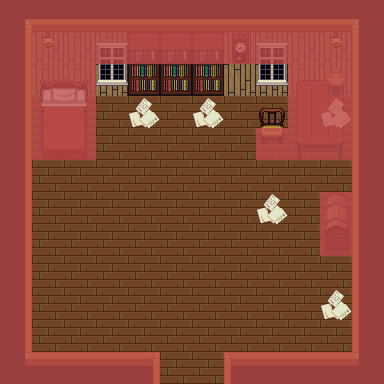

The image is a tile-based game level rendered from a .tmx file. Its description and complete source (layers, tilesets, objects, tile grids) follow:
An orthogonal 12x12 tile map with 32x32 px tiles, 4 tile layers (Tile Layer 1, interior, tops, red), 6 tilesets.

<map version="1.0" tiledversion="1.1.5" orientation="orthogonal" renderorder="right-down" width="12" height="12" tilewidth="32" tileheight="32" infinite="0" nextobjectid="1">
 <tileset firstgid="1" source="../assets/interior.tsx" />
 <tileset firstgid="257" source="../assets/victoria.tsx" />
 <tileset firstgid="312" source="../assets/house.tsx" />
 <tileset firstgid="375" source="../assets/Terrain.tsx" />
 <tileset firstgid="1399" source="../assets/inside.tsx" />
 <tileset firstgid="1499" source="../assets/castlefloors.tsx" />
 <layer name="Tile Layer 1" width="12" height="12">
  <data encoding="csv">
34,36,36,36,36,36,36,36,36,36,36,33,
21,49,49,49,49,49,49,49,49,49,49,19,
21,49,49,49,49,49,49,49,49,49,49,19,
21,1439,1439,1439,1439,1439,1439,1439,1439,1439,1439,19,
21,1439,1439,1439,1439,1439,1439,1439,1439,1439,1439,19,
21,1439,1439,1439,1439,1439,1439,1439,1439,1439,1439,19,
21,1439,1439,1439,1439,1439,1439,1439,1439,1439,1439,19,
21,1439,1439,1439,1439,1439,1439,1439,1439,1439,1439,19,
21,1439,1439,1439,1439,1439,1439,1439,1439,1439,1439,19,
21,1439,1439,1439,1439,1439,1439,1439,1439,1439,1439,19,
21,1439,1439,1439,1439,1439,1439,1439,1439,1439,1439,19,
18,4,4,4,5,1439,1439,3,4,4,4,17
</data>
 </layer>
 <layer name="interior" width="12" height="12">
  <data encoding="csv">
0,0,0,0,0,0,0,0,0,0,0,0,
0,27,0,320,98,98,98,163,320,0,27,0,
0,259,260,329,114,114,114,0,329,2147483910,2147483909,0,
0,270,271,0,0,0,0,0,274,2147483921,2147483920,0,
0,281,282,0,0,0,0,0,285,2147483932,2147483931,0,
0,0,0,0,0,0,0,0,0,0,0,0,
0,0,0,0,0,0,0,0,0,0,14,0,
0,0,0,0,0,0,0,0,0,0,30,0,
0,0,0,0,0,0,0,0,0,0,0,0,
0,0,0,0,0,0,0,0,0,0,0,0,
0,0,0,0,0,0,0,0,0,0,0,0,
0,0,0,0,0,0,0,0,0,0,0,0
</data>
 </layer>
 <layer name="tops" width="12" height="12">
  <data encoding="csv">
0,0,0,0,0,0,0,0,0,0,0,0,
0,0,0,0,0,0,0,0,0,0,0,0,
0,0,0,0,0,0,0,0,0,0,302,0,
0,0,0,0,42,0,42,0,0,0,42,0,
0,0,0,0,0,0,0,0,0,0,0,0,
0,0,0,0,0,0,0,0,0,0,0,0,
0,0,0,0,0,0,0,0,42,0,0,0,
0,0,0,0,0,0,0,0,0,0,0,0,
0,0,0,0,0,0,0,0,0,0,0,0,
0,0,0,0,0,0,0,0,0,0,42,0,
0,0,0,0,0,0,0,0,0,0,0,0,
0,0,0,0,0,0,0,0,0,0,0,0
</data>
 </layer>
 <layer name="red" width="12" height="12" opacity="0.8">
  <data encoding="csv">
1571,1571,1571,1571,1571,1571,1571,1571,1571,1571,1571,1571,
1571,1571,1571,1571,1571,1571,1571,1571,1571,1571,1571,1571,
1571,1571,1571,0,0,0,0,0,0,1571,1571,1571,
1571,1571,1571,0,0,0,0,0,0,1571,1571,1571,
1571,1571,1571,0,0,0,0,0,1571,1571,1571,1571,
1571,0,0,0,0,0,0,0,0,0,0,1571,
1571,0,0,0,0,0,0,0,0,0,1571,1571,
1571,0,0,0,0,0,0,0,0,0,1571,1571,
1571,0,0,0,0,0,0,0,0,0,0,1571,
1571,0,0,0,0,0,0,0,0,0,0,1571,
1571,0,0,0,0,0,0,0,0,0,0,1571,
1571,1571,1571,1571,1571,0,0,1571,1571,1571,1571,1571
</data>
 </layer>
</map>
